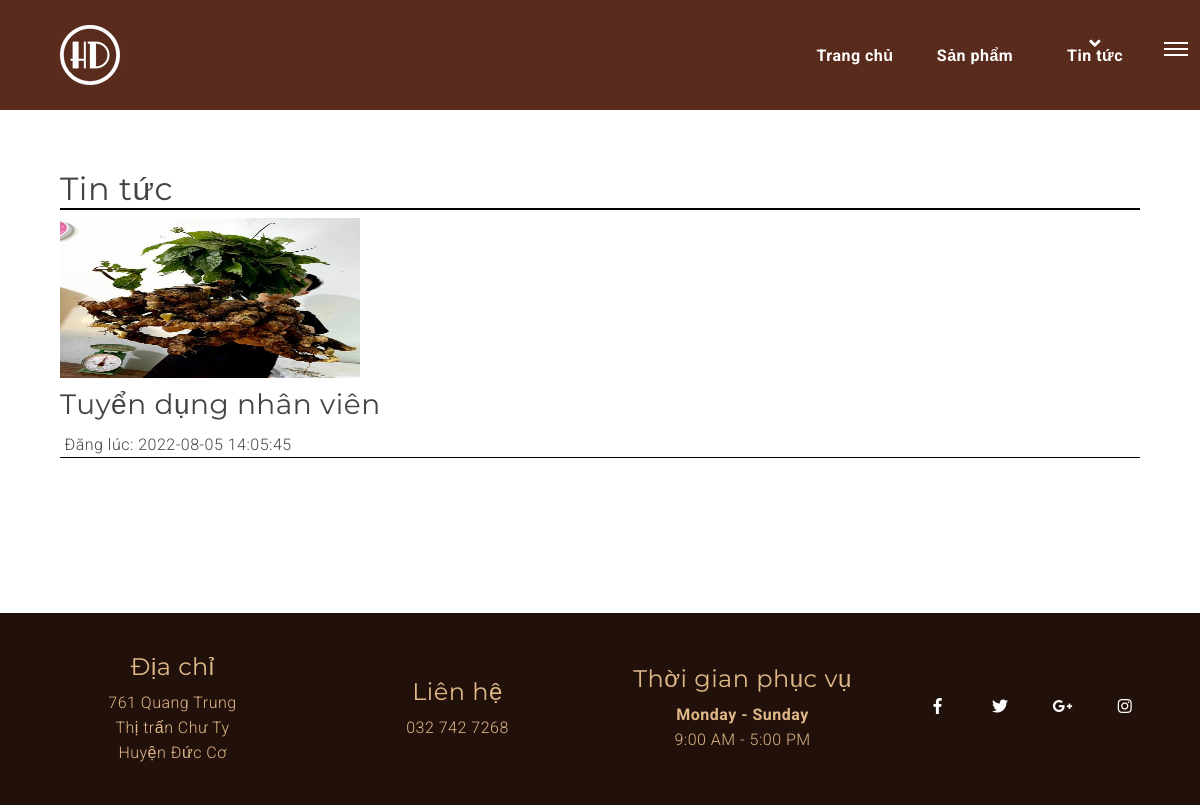
Before: /tin-tuc with the older database file.
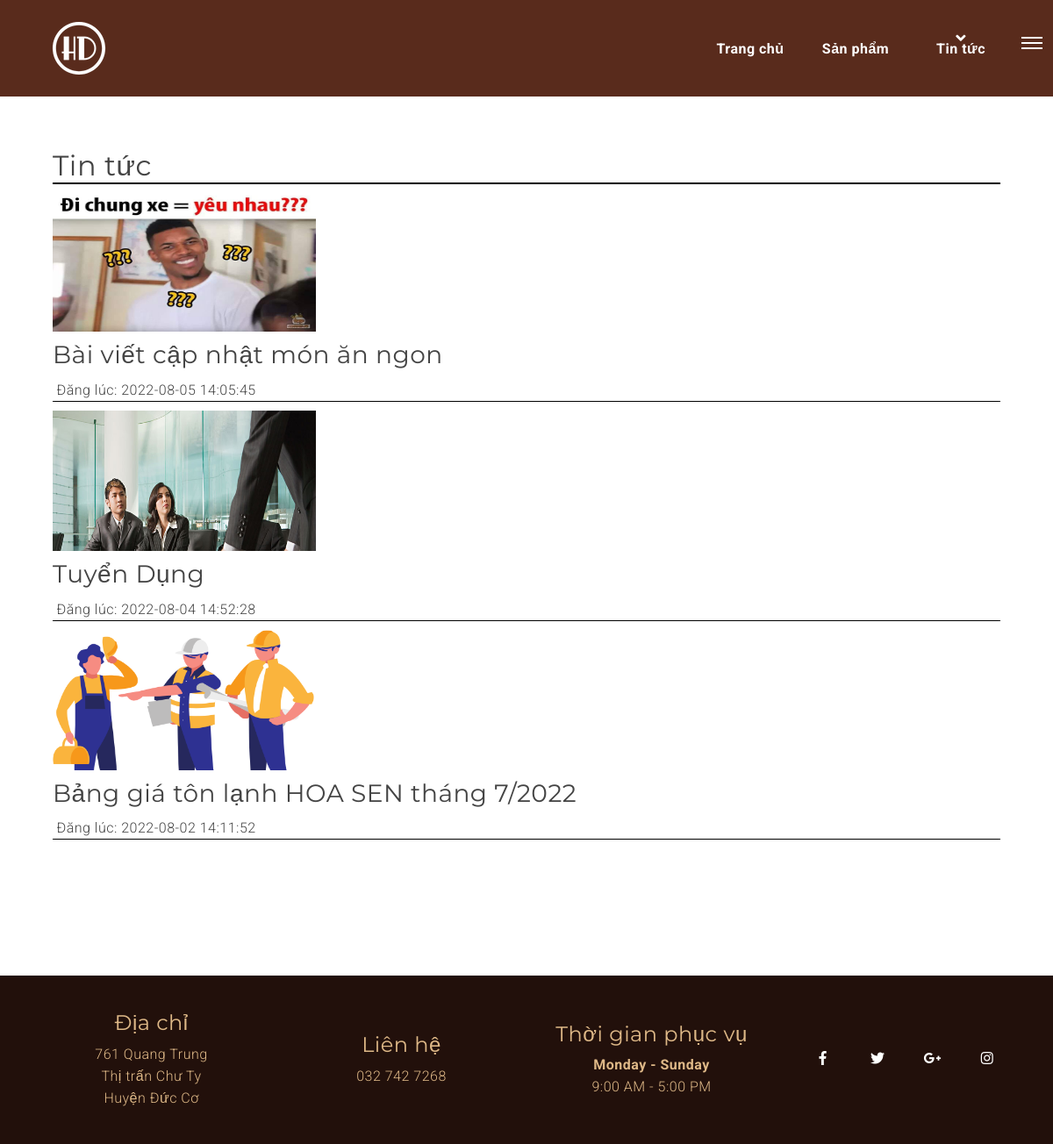
After: the same page with the newer database file.
### tables this page shows
CREATE TABLE `db_content` (
  `id` int(11) NOT NULL,
  `title` varchar(255) NOT NULL,
  `alias` varchar(255) NOT NULL,
  `introtext` mediumtext NOT NULL,
  `fulltext` mediumtext NOT NULL,
  `img` varchar(255) NOT NULL,
  `created` datetime NOT NULL,
  `created_by` varchar(50) NOT NULL,
  `modified` datetime NOT NULL,
  `modified_by` varchar(50) NOT NULL,
  `trash` int(1) NOT NULL DEFAULT 1,
  `status` int(1) NOT NULL DEFAULT 1
);

### application/controllers/Tintuc.php (called while the page is built, shortened)
<?php
class Tintuc extends CI_Controller {
    function __construct() {
        $this->load->model('frontend/Mproduct');
        $this->load->model('frontend/Mcategory');
        $this->load->model('frontend/Mcontent');
		$this->load->model('frontend/Mslider');
        $this->data['com']='tintuc';
    }
	public function index(){
		$this->load->library('phantrang');
		$limit=10;
		$current=$this->phantrang->PageCurrent();
		$first=$this->phantrang->PageFirst($limit, $current);
		$total=$this->Mcontent->content_count();
		$this->data['strphantrang']=$this->phantrang->PagePer($total, $current, $limit, $url='tin-tuc');
        $this->data['list']=$this->Mcontent->content_list_home($limit,$first);
        $this->data['title']='TMĐT - Tin tức';
		$this->data['view']='index';
		$this->load->view('frontend/components/tintuc/index',$this->data);
	}
}

### index.php (called while the page is built, shortened)
<?php
require_once BASEPATH.'core/CodeIgniter.php';

### application/models/frontend/Mcontent.php (called while the page is built, shortened)
<?php if ( ! defined('BASEPATH')) exit('No direct script access allowed');
class Mcontent extends CI_Model {
	public function __construct(){
            $this->table = $this->db->dbprefix('content');
    }
    public function content_list_home($limit,$first){
        $this->db->where('trash', 1);
        $this->db->where('status', 1);
        $this->db->order_by('created', 'desc');
        $query=$this->db->get($this->table, $limit,$first);
        return $query->result_array();
    }
     public function content_count()
    {
        $this->db->where('status', 1);
        $this->db->where('trash', 1);
        $query = $this->db->get($this->table);
        return count($query->result_array());
    }
}

### application/views/frontend/components/tintuc/index.php (the view, shortened to what this page needs)
<!DOCTYPE html>
<html lang="en">
<head>
    <link href="public/vendor/css/bundle.min.css" rel="stylesheet">
    <link href="public/vendor/css/owl.carousel.min.css" rel="stylesheet">
    <link rel="stylesheet" href="public/vendor/css/jquery.fancybox.min.css">
    <link rel="stylesheet" href="public/vendor/css/swiper.min.css">
    <link rel="stylesheet" href="public/vendor/css/LineIcons.min.css">
    <link href="public/coffee/css/line-awesome.min.css" rel="stylesheet">
    <link href="public/coffee/css/style.css" rel="stylesheet">
    <link href="public/coffee/css/custom.css" rel="stylesheet">
</head>
<body data-spy="scroll" data-target=".navbar" data-offset="90">
<header id="home" class="cursor-light">
    <div class="inner-header nav-icon">
        <div class="main-navigation" style="background: #592b1c;">
            <div class="container">
                <div class="row">
                    <div class="col-4 col-lg-2">
                        <a class="navbar-brand link scroll" href="trang-chu">
                            <img src="public/coffee/images/logo.png" alt="logo">
                        </a>
                    </div>
                    <div class="col-8 col-lg-10 simple-navbar d-flex align-items-center justify-content-end">
                        <nav class="navbar navbar-expand-lg">
                            <div class="collapse navbar-collapse" id="navbarSupportedContent">
                                <div class="navbar-nav ml-auto d-flex align-items-center">
                                    <a class="nav-link home  link " href="trang-chu">Trang chủ</a>
									<a class="nav-link  link " href="sanpham">Sản phẩm</a>
                                    <a class="nav-link link active" href="tin-tuc">Tin tức</a>
                                    <span class="menu-line link"><i aria-hidden="true" class="fa fa-angle-down"></i></span>
                                </div>
                            </div>
                        </nav>
                    </div>
                </div>
            </div>
        </div>
        <a href="javascript:void(0)" class="sidemenu_btn link" id="sidemenu_toggle">
            <span></span>
            <span></span>
            <span></span>
        </a>
    </div>
</header>
<section id="content">
		<div class="container" style="margin-top:50px">
			<div class="col-xs-12 col-sm-12 col-md-12 col-lg-12 product-content" id="list-content">
				<div class="product-wrap">
					<h2 style="border-bottom:2px solid black">
						Tin tức
					</h2>
					<div class="fs-newsboxs">
						<?php foreach ($list as $item) : ?>
							<div class="fs-ne2-it clearfix" style="border-bottom:1px solid black; margin-bottom: 10px">
								<div class="fs-ne2-if">
									<a class="fs-ne2-img" href="tin-tuc/<?php echo $item['alias']; ?>">
										<img style="width: 300px; height: 160px;" src="public/images/posts/<?php echo $item['img']; ?>">
									</a>
									<div class="fs-n2-info">
										<h3 style="margin:10px 0px  !important"><a class="fs-ne2-tit" href="tin-tuc/<?php echo $item['alias']; ?>" title=""><?php echo $item['title']; ?></a></h3>
										<p class="fs-ne2-bot">
											<span>Đăng lúc: <?php echo $item['created']; ?></span>
										</p>
									</div>
								</div>
							</div>
						<?php endforeach; ?>
					</div>
					<div class="row text-center">
					</div>
				</div>
			</div>
		</div>
	</section>
<footer class="footer">
    <div class="container">
        <div class="row align-items-center">
            <div class="col-md-3 text-center">
                <div class="footer-social">
                    <h4 class="wow fadeInUp" data-wow-delay="0.2s">Địa chỉ</h4>
					<p>761 Quang Trung<br> Thị trấn Chư Ty<br>Huyện Đức Cơ</p>
                </div>
            </div>
			<div class="col-md-3 text-center">
                <div class="footer-social">
                    <h4 class="wow fadeInUp" data-wow-delay="0.2s">Liên hệ</h4>
					<p>032 742 7268</p>
                </div>
            </div>
			<div class="col-md-3 text-center">
                <div class="footer-social">
                    <h4 class="wow fadeInUp" data-wow-delay="0.2s">Thời gian phục vụ</h4>
					<div>
                                        <strong>Monday - Sunday</strong>
                                        <p>9:00 AM - 5:00 PM</p>
                                   </div>
                </div>
            </div>
			<div class="col-md-3 text-center">
                <div class="footer-social">
				<ul class="list-unstyled social-icons social-icons-simple">
                        <li><a class="social-icon wow fadeInUp" target="_blank" href="https://www.facebook.com/H%E1%BA%A1nh-Dung-%C4%90%E1%BA%A7u-M%E1%BB%91i-S%C3%A2m-Ng%E1%BB%8Dc-Linh-110390721092653/?ref=pages_you_manage&gidzl=CnnOKg8r1Gut1rjTfYi42J81Mrsx9GG1U0aDKBuZK0Kh30zJltO2KdbTL07gT09JVGbL066d76zbfJ040G"><i class="fab fa-facebook-f" aria-hidden="true"></i> </a> </li>
                        <li><a class="social-icon wow fadeInDown" href="javascript:void(0)"><i class="fab fa-twitter" aria-hidden="true"></i> </a> </li>
                        <li><a class="social-icon wow fadeInUp" href="javascript:void(0)"><i class="fab fa-google-plus-g" aria-hidden="true"></i> </a> </li>
                        <li><a class="social-icon wow fadeInUp" href="javascript:void(0)"><i class="fab fa-instagram" aria-hidden="true"></i> </a> </li>
                    </ul>
                </div>
            </div>
        </div>
    </div>
</footer>
</body>
</html>

### public/coffee/css/style.css (style rules this page uses)
body { font-family: 'Roboto', sans-serif; font-size: 16px;color: #444444;background: #ffffff;font-weight:300;line-height:25px;width: 100%; overflow-x: hidden }
.h1, .h2, .h3, .h4, .h5, h1, h2, h3, h4, h5 { line-height: 1.2; font-weight: 400; font-family: 'Montserrat', sans-serif; }
a, input, button, .navbar, .fixedmenu, .tp-bullet, .owl-dot, .owl-prev, .owl-next { transition: ease-in-out 0.2s;-webkit-transition: ease-in-out 0.2s;-moz-transition: ease-in-out 0.2s;-ms-transition: ease-in-out 0.2s;-o-transition: ease-in-out 0.2s; }
section,.section-padding { position: relative;overflow: hidden; }
a { color:inherit;text-decoration: none; }
p:last-child { margin-bottom: 0 !important; font-family: 'Roboto', sans-serif; }
.fa, .far, .fas { display: inline; }
li { list-style: none;text-decoration: none; }
section { padding: 7.5rem 0; }
.menu-line { position: absolute; top: -12px; font-size: 18px; color: #ffffff; left: 0; display: block; text-align: center; width: 130px; height: 30px; pointer-events: none; -webkit-transition: -webkit-transform 0.5s; transition: transform 0.5s; -webkit-transition-timing-function: cubic-bezier(1, 0.01, 0, 1); -webkit-transition-timing-function: cubic-bezier(1, 0.01, 0, 1.22); transition-timing-function: cubic-bezier(1, 0.01, 0, 1.22); }
.nav-icon .navbar-nav .nav-link:nth-child(3).active ~ .menu-line { -webkit-transform: translate3d(200%, 0, 0); transform: translate3d(200%, 0, 0); }
header { position: absolute; left:0; right: 0; top: 0; z-index: 111; }
header .navbar-brand img { max-width: 100%; }
header .main-navigation { padding: 20px 0; }
header .main-navigation .navbar { padding: 0; }
header .main-navigation nav .navbar-nav .nav-link { display: inline-block; min-width: 130px; text-align: center; }
header .main-navigation nav .navbar-nav .nav-link { padding-top: 0; padding-bottom: 0; color: #ffffff; font-family: Roboto, sans-serif; font-size: 16px; font-weight: bold; text-decoration: none; transition: .5s ease; }
.sidemenu_btn { -webkit-transition: all .3s linear; -o-transition: all .3s linear; transition: all .3s linear; width: 36px; padding: 6px; margin-right: 1rem; margin-top: .4rem; position: absolute; left: 40px; top: 30px; display: inline-block; }
.sidemenu_btn span { height: 2px; width: 100%; background: #FFFFFF; display: block; margin: auto; transition: .5s ease; }
.sidemenu_btn span:nth-child(2) { margin: 4px 0; }
.social-icons-simple { margin-bottom: 0; margin-left: -10px; }
.social-icons-simple li { display: inline-block; padding-left: 8px; }
.social-icons-simple li a { display: block; font-size: 16px; height: 40px; line-height: 42px; border: 1px solid transparent; text-align: center; width: 40px; border-radius: 50%; position: relative; z-index: 1; overflow: hidden; -webkit-transition: background-color .5s ease; -o-transition: background-color .5s ease; transition: background-color .5s ease; color: #ffffff; }
.footer { padding: 40px 0; background: #22100b; color: burlywood; }
.footer-social ul { margin: 0; padding: 0; }
.footer-social li { display: inline-block; }
.footer-social a { display: block; width: 45px; height: 45px; text-align: center; line-height: 45px; border-radius: 50px; font-size: 17px; margin: 0 10px 0 0; border: 1px solid transparent; -webkit-transition: background-color .2s ease-in-out; -o-transition: background-color .2s ease-in-out; transition: background-color .2s ease-in-out; }
.footer-social li:nth-last-child(1) a { margin-right: 0; }
@media (max-width: 1280px) and (min-width: 992px) { .menu-line { width: 120px; } }
@media (max-width: 1280px) and (min-width: 992px) { header .main-navigation nav .navbar-nav .nav-link { min-width: 120px; } }
@media (max-width: 1280px) and (min-width: 992px) { .sidemenu_btn { right: -10px; left: auto; } }

Changed rows visible on the page:
changed db_content: img: a different picture; title "Tuyển dụng nhân viên" → "Bài viết cập nhật món ăn ngon"
now on this page (row edited): db_content: img (picture), title "Tuyển Dụng", created "2022-08-04 14:52:28"
now on this page (row edited): db_content: img (picture), title "Bảng giá tôn lạnh HOA SEN tháng 7/2022", created "2022-08-02 14:11:52"
